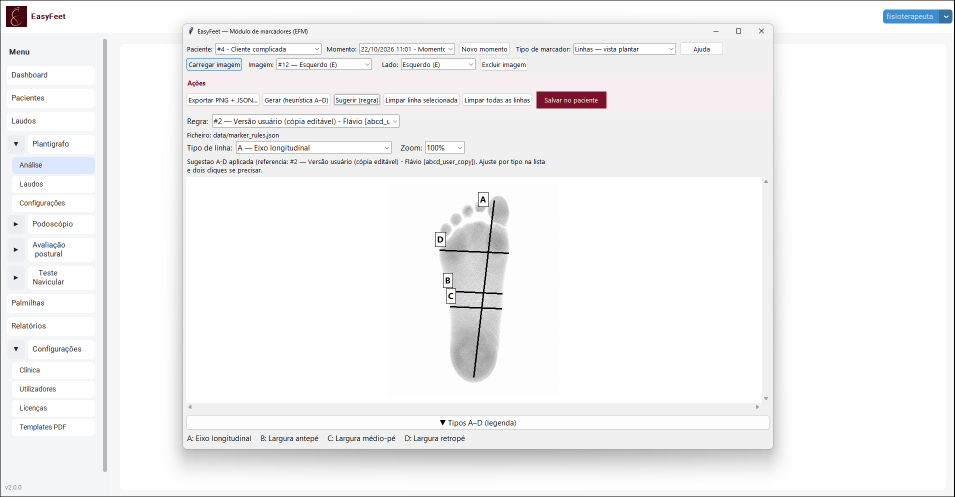
#> input picture Imagens/EasyFeet/Telas do Sistema/Análise_Plantígrafo.png, 1909 x 994 px (shown at 1/2 size)
$ python -i footprint_bbox.py   (imports and definitions only)
#> lines starting #> are read from the running program, lines starting #| are printed output that depends on the picture; after the words box and inside, x2 and y2 are one past the last pixel; in counts of white or black regions, pixels touching at a corner belong together
#> further down, picture is the input picture: PIL image 1909x994 RGBA; mean R, G, B, A 243.4, 243, 243.5, 255
"""Deteção simples da região da pegada (P&B) para sugerir pontos dentro da silhueta."""

from __future__ import annotations

from PIL import Image


def _to_grayscale(src: Image.Image) -> Image.Image:
    if src.mode == "RGBA":
        rgb = Image.new("RGB", src.size, (255, 255, 255))
#> rgb: PIL image 1909x994 RGB; every value is 255
        rgb.paste(src, mask=src.split()[3])
        return rgb.convert("L")
    return src.convert("L")


def detect_plantar_bbox(
    pil_image: Image.Image,
    *,
    area_min_frac: float = 0.03,
    area_max_frac: float = 0.92,
    inset_frac: float = 0.02,
) -> tuple[int, int, int, int]:
    """
    Devolve (left, top, right, bottom) em pixels da imagem original.
    Usa pixels mais escuros que um limiar adaptativo (fundo claro → pegada mais escura).
    Se não encontrar região plausível, usa margens sobre a imagem inteira.
    """
    gray = _to_grayscale(pil_image)
    w, h = gray.size
#> w = 1909; h = 994
    if w < 8 or h < 8:
        return 0, 0, w, h

    def bbox_for_thr(thr: int) -> tuple[int, int, int, int] | None:
        mask = gray.point(lambda p, t=thr: 255 if p < t else 0)
        return mask.getbbox()

    chosen: tuple[int, int, int, int] | None = None
    for thr in (250, 246, 242, 236, 228, 218, 205, 190):
        bb = bbox_for_thr(thr)
        if bb is None:
            continue
        l, t, r, b = bb
        area = (r - l) * (b - t)
        amin = area_min_frac * w * h
        amax = area_max_frac * w * h
        if area < amin or area > amax:
            continue
        chosen = bb
        break
#> this loop made 8 passes
#> pass 1, in bbox_for_thr, `mask = gray.point(lambda p, t=thr: 255 if p < t else 0)`:
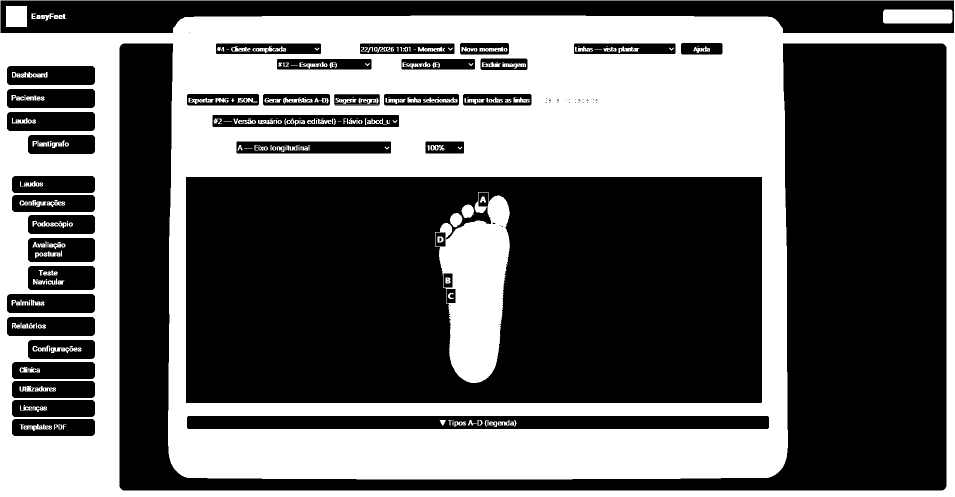
#> mask: PIL image 1909x994 L (shown at 1/2 size); 40.3% white; 323 white regions (157 under 20 px), largest, box (x1, y1, x2, y2) and area: (0, 0, 1909, 994) 703286, (870, 384, 1020, 766) 36168, (1766, 19, 1905, 47) 3868
#> pass 2, in bbox_for_thr (call 2), `mask = gray.point(lambda p, t=thr: 255 if p < t else 0)`:
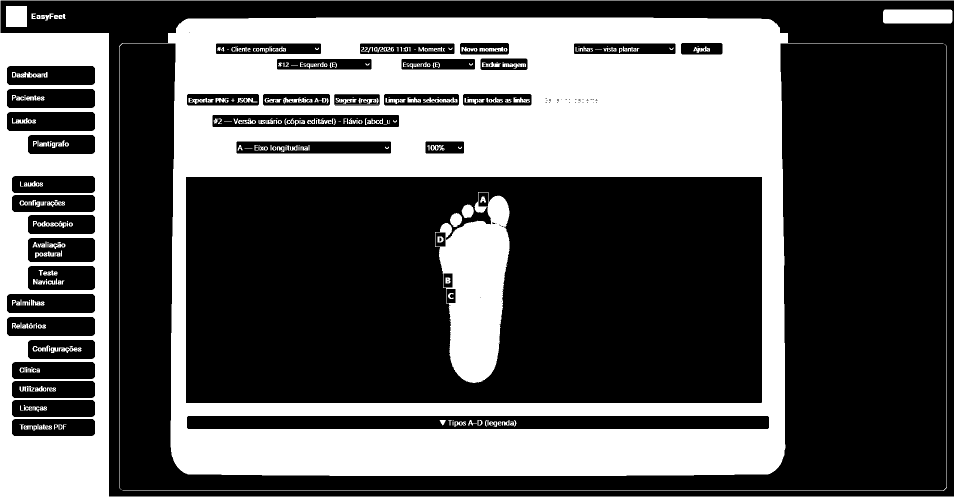
#> mask: PIL image 1909x994 L (shown at 1/2 size); 36% white; 400 white regions (170 under 20 px), largest, box (x1, y1, x2, y2) and area: (238, 35, 1886, 980) 508362, (0, 0, 1909, 994) 112189, (870, 384, 1020, 766) 35817
#> pass 3, in bbox_for_thr (call 3), `mask = gray.point(lambda p, t=thr: 255 if p < t else 0)`:
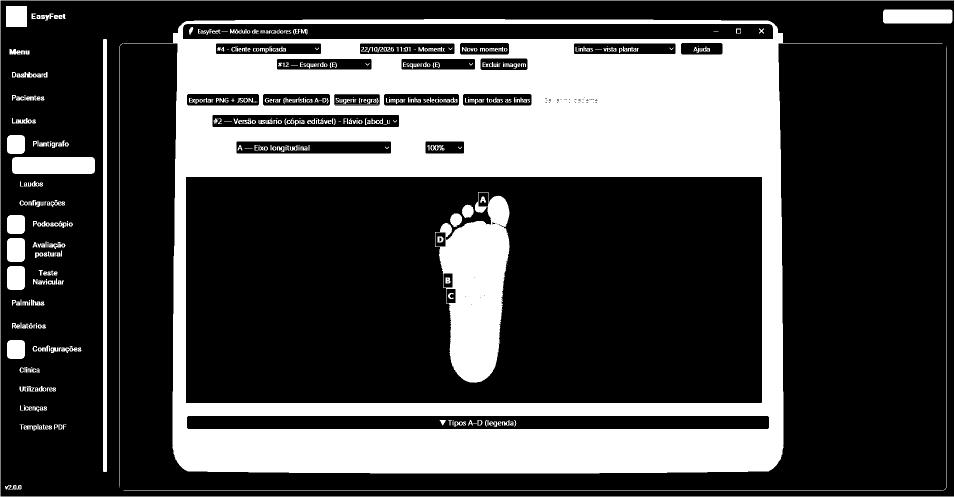
#> mask: PIL image 1909x994 L (shown at 1/2 size); 28.6% white; 539 white regions (211 under 20 px), largest, box (x1, y1, x2, y2) and area: (247, 38, 1885, 947) 454321, (870, 384, 1019, 766) 35524, (206, 78, 214, 944) 6924

    if chosen is None:
        # Pegada muito clara ou foto sem contraste: caixa útil central.
        mx = int(w * 0.06)
#> mx = 114
        my = int(h * 0.06)
#> my = 59
        return mx, my, w - mx, h - my

    l, t, r, b = chosen
    iw, ih = r - l, b - t
    ins_x = max(1, int(iw * inset_frac))
    ins_y = max(1, int(ih * inset_frac))
    l = min(l + ins_x, r - 2)
    t = min(t + ins_y, b - 2)
    r = max(r - ins_x, l + 2)
    b = max(b - ins_y, t + 2)
    return l, t, r, b


def map_norm_to_image(
    bbox: tuple[int, int, int, int], nx: float, ny: float
) -> tuple[float, float]:
    """(nx,ny) em [0,1] dentro da caixa: 0,0 = canto sup.-esq. da caixa (tipico antepé no topo)."""
    l, t, r, b = bbox
    fw = float(r - l)
    fh = float(b - t)
    return l + nx * fw, t + ny * fh

>>> from PIL import Image
>>> picture = Image.open('../Imagens/EasyFeet/Telas do Sistema/Análise_Plantígrafo.png')
>>> result = detect_plantar_bbox(picture)
#> result = (114, 59, 1795, 935)

$ run again, on Imagens/EasyFeet/Telas do Sistema/Ficha_Paciente.png
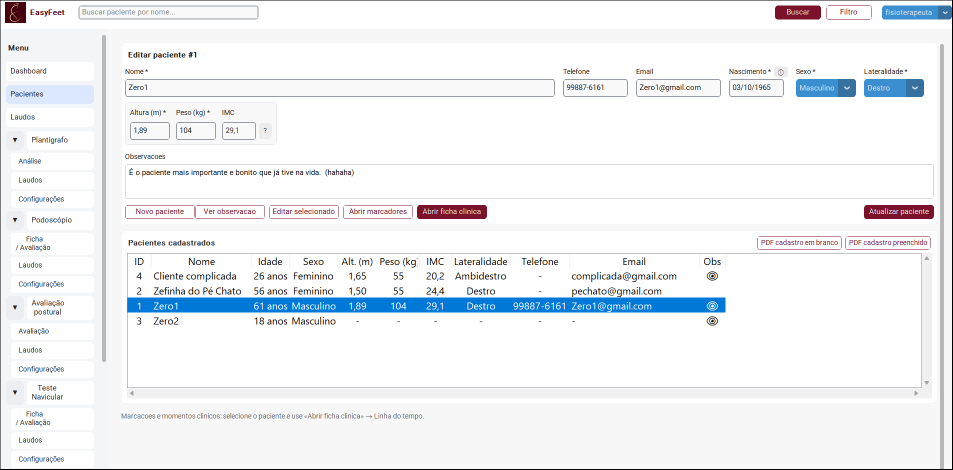
#> input picture Imagens/EasyFeet/Telas do Sistema/Ficha_Paciente.png, 1905 x 939 px (shown at 1/2 size)
#> picture is the input picture: PIL image 1905x939 RGBA; mean R, G, B, A 240.2, 242.2, 244.9, 255
#> the loop in detect_plantar_bbox, `for thr in (250, 246, 242, 236, 228, 218, 205, 190):` made 8 passes
#> pass 1, in bbox_for_thr, `mask = gray.point(lambda p, t=thr: 255 if p < t else 0)`:
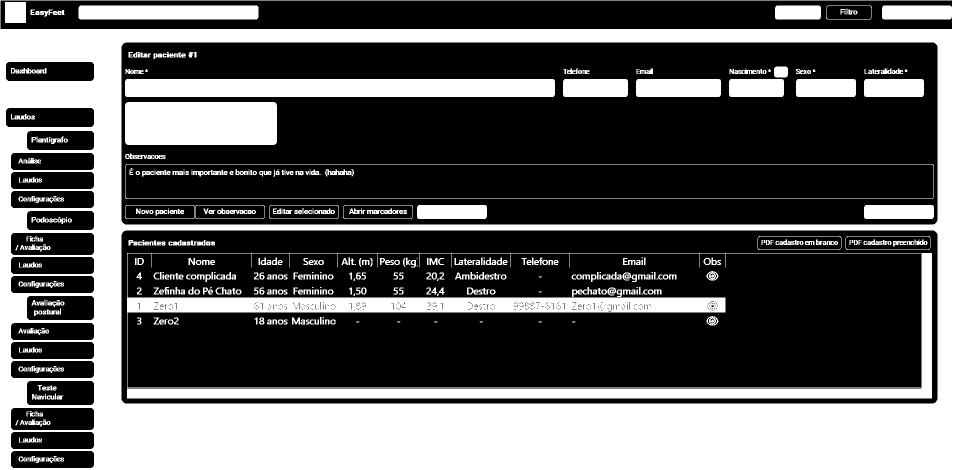
#> mask: PIL image 1905x939 L (shown at 1/2 size); 35.7% white; 444 white regions (78 under 20 px), largest, box (x1, y1, x2, y2) and area: (0, 0, 1905, 939) 419016, (254, 506, 1864, 797) 76514, (250, 158, 1110, 194) 30936
#> pass 3, in bbox_for_thr (call 3), `mask = gray.point(lambda p, t=thr: 255 if p < t else 0)`:
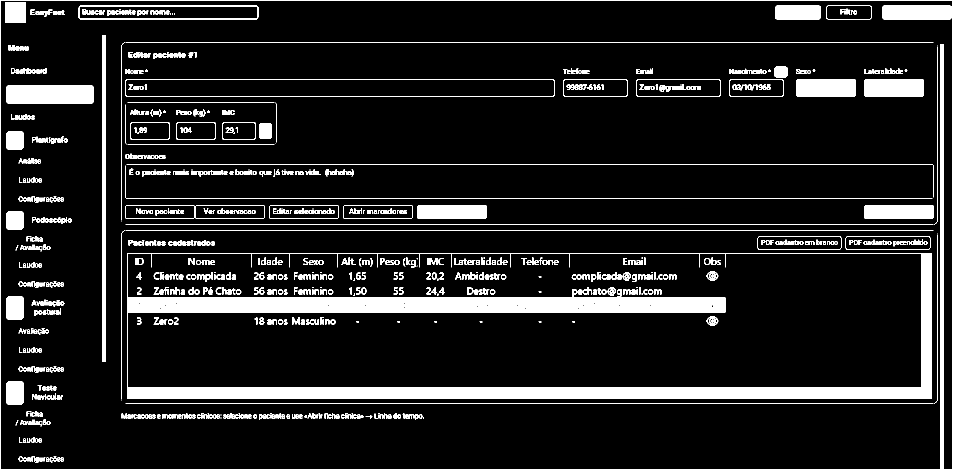
#> mask: PIL image 1905x939 L (shown at 1/2 size); 10.9% white; 754 white regions (127 under 20 px), largest, box (x1, y1, x2, y2) and area: (254, 506, 1864, 797) 76278, (0, 0, 1905, 939) 16377, (12, 170, 188, 208) 6638
#> result = (114, 56, 1791, 883)
